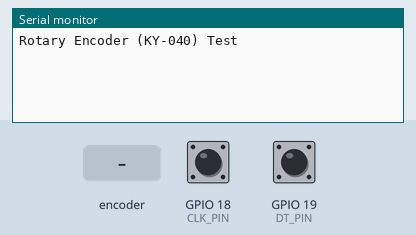
Bench run of a program on a simulated ESP32. Parts: the last lines printed to the serial monitor. Inputs (shaded band) come from the test bench; at power-on: GPIO 18 (CLK_PIN) HIGH, GPIO 19 (DT_PIN) HIGH.

Above: at 1.2 s.
1.3 s: rotary encoder on GPIO 18 (CLK_PIN) / GPIO 19 (DT_PIN) turned 1 step (first pin leading)
At 2.5 s:
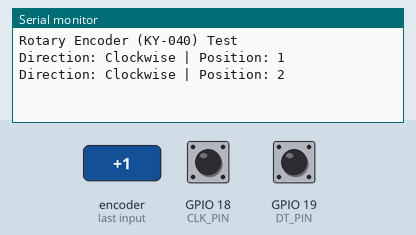
3.0 s: rotary encoder on GPIO 18 (CLK_PIN) / GPIO 19 (DT_PIN) turned 2 steps (second pin leading)
At 3.6 s:
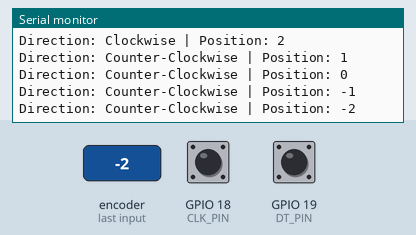
Timing chart, 0 to 6.0 s (numbered marks = the images above; inputs shaded):
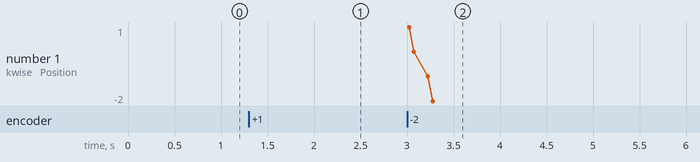

Measured:
- after the input at 1.3 s, the serial monitor: prints a new line at once (image 1)
- after the input at 3.0 s, the serial monitor: prints a new line at once (image 2)

The program:

main.cpp
```cpp
#include <Arduino.h>
// Define the encoder pins
const int CLK_PIN = 18; // Clock pin
const int DT_PIN = 19;  // Data pin

int counter = 0;       // Stores the step count
int lastClkState;      // Stores the previous state of the CLK pin

void setup() {
  // Initialize serial communication at 115200 baud
  Serial.begin(115200);
  Serial.println("Rotary Encoder (KY-040) Test");
  // Set encoder pins as inputs
  pinMode(CLK_PIN, INPUT);
  pinMode(DT_PIN, INPUT);

  // Read the initial state of the CLK pin
  lastClkState = digitalRead(CLK_PIN);
}

void loop() {
  // Read the current state of the CLK pin
  int currentClkState = digitalRead(CLK_PIN);

  // Check if the knob has been turned (CLK state changed)
  if (currentClkState != lastClkState) {

    // If the CLK state changed, we check the DT state to find the direction
    // If CLK state is different from DT state, it's rotating Clockwise
    if (digitalRead(DT_PIN) != currentClkState) {
      counter++;
      Serial.print("Direction: Clockwise | ");
    }
    // Otherwise, it's rotating Counter-Clockwise
    else {
      counter--;
      Serial.print("Direction: Counter-Clockwise | ");
    }

    // Print the current step count
    Serial.print("Position: ");
    Serial.println(counter);
  }

  // Save the current CLK state for the next loop
  lastClkState = currentClkState;
}
```
